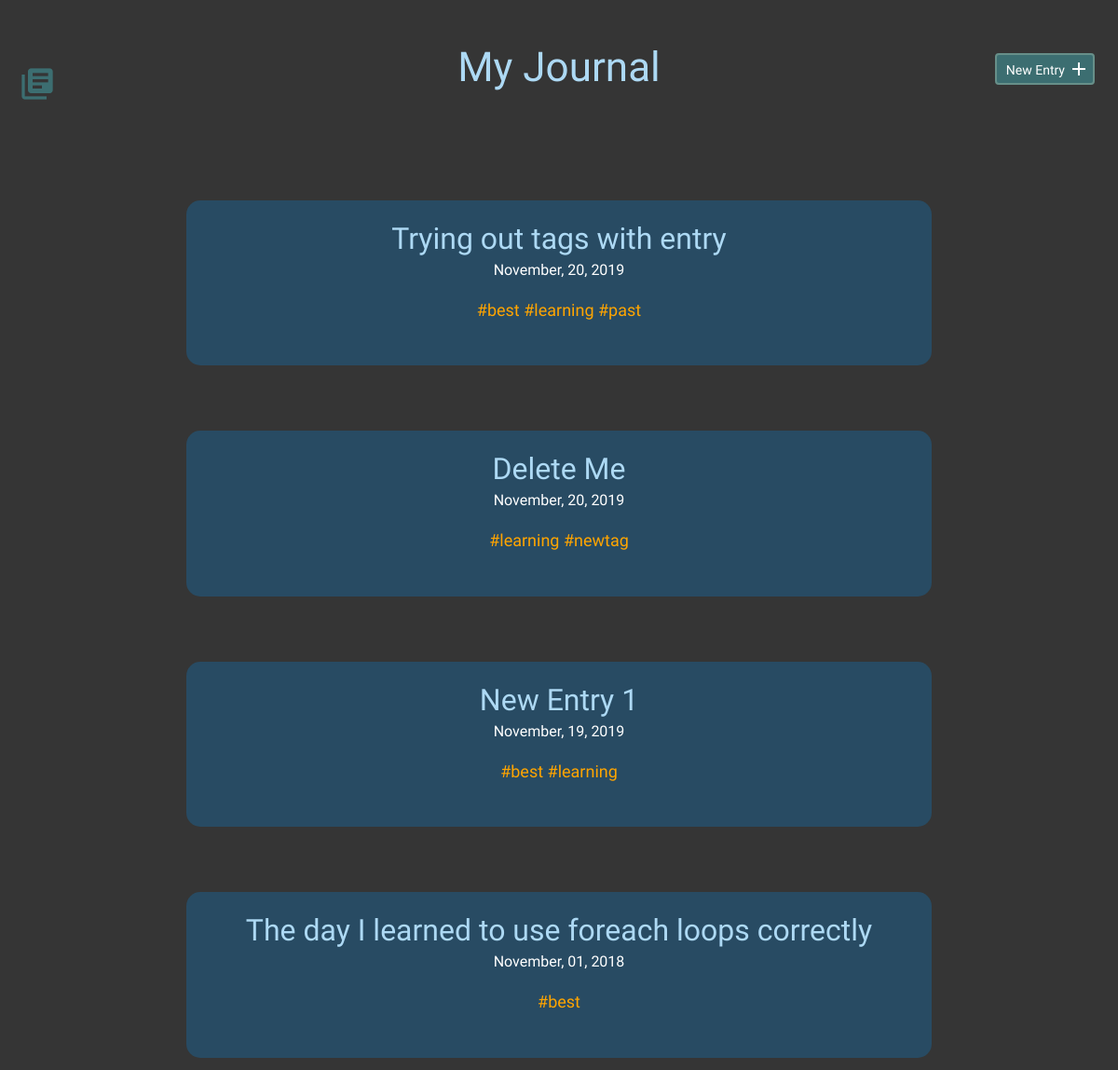
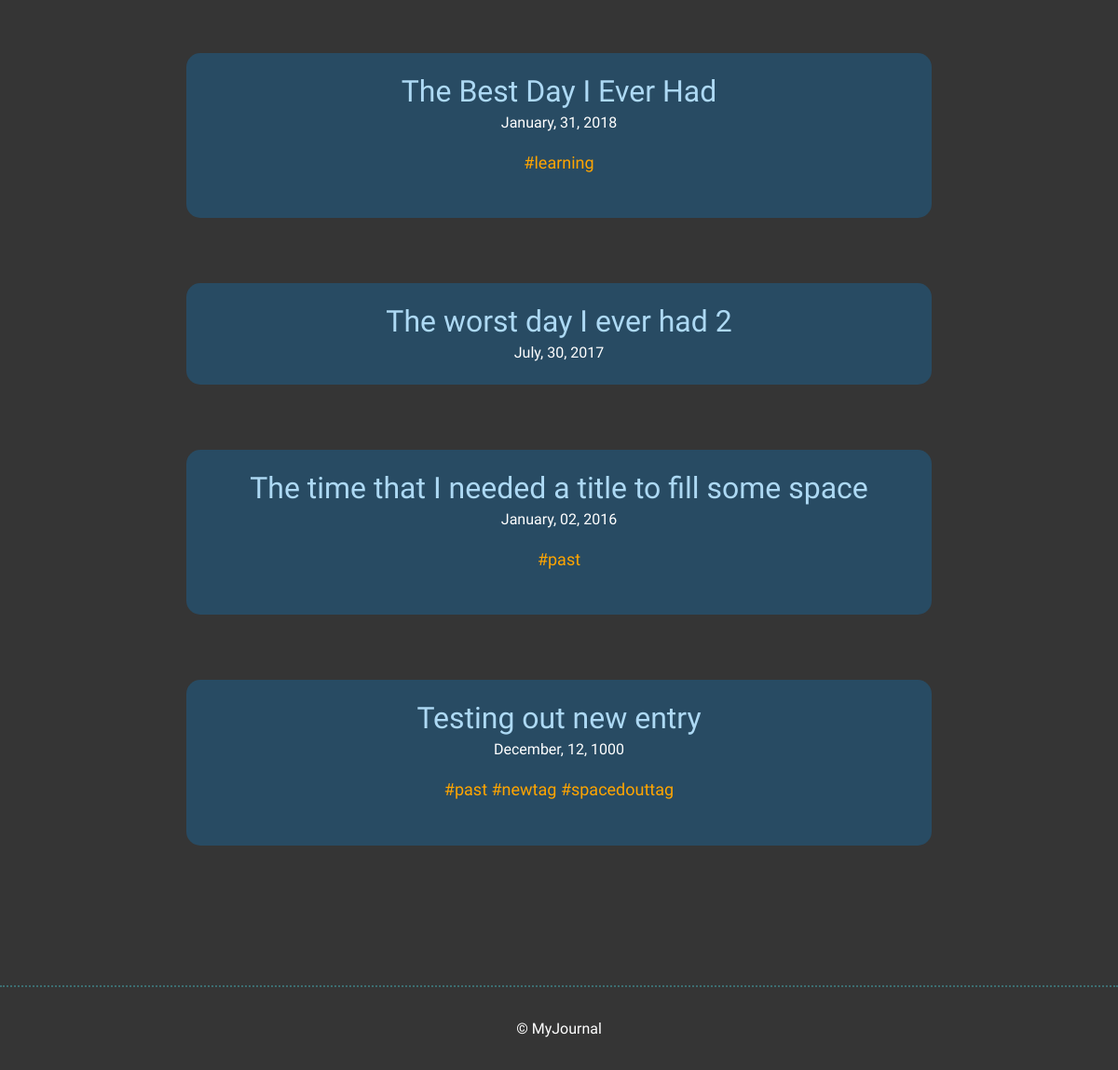
The page / on the database its author committed (2 pictures, top to bottom).
### tables this page shows
CREATE TABLE "entries" (
	`id`	INTEGER,
	`title`	TEXT,
	`date`	TEXT,
	`time_spent`	INTEGER,
	`learned`	BLOB,
	`resources`	BLOB,
	PRIMARY KEY(`id`)
);

### inc/functions.php (called while the page is built, shortened)
<?php
function get_entry(){
    include ("connection.php");
    try {
        $sql = "SELECT * FROM entries ORDER BY date DESC";
        $stmt = $db->prepare($sql);
        $stmt->execute();
        $results = $stmt->fetchAll(PDO::FETCH_ASSOC);
        return $results;
    } catch (Exception $e) {
        echo "Unable to query DB" . $e->getMessage();
        die();
    }
}
function get_tags_by_entry_id($entries_id){
    include ("connection.php");
    try {
    $sql = "SELECT tags.id, tags.tags FROM tags JOIN entry_tags ON tags.id = entry_tags.tag_id WHERE entry_tags.entry_id = :entries_id";
    $stmt = $db->prepare($sql);
    $stmt->bindParam(':entries_id',$entries_id,PDO::PARAM_INT);
    $stmt->execute();
    $results = $stmt->fetchAll(PDO::FETCH_ASSOC);
    if(!empty($results)) {
        return $results;
    } else {
        return false;
    }
} catch (Exception $e) {
    echo "Unable to query DB" . $e->getMessage();
}
}
?>

### index.php (the view, shortened to what this page needs)
<?php include ("inc/header.php"); ?>
        <section>
            <div class="container">
                <div class="entry-list">
                    <?php
                    if(isset($sortTag)){
                        $entries = sort_by_tags($sortTag);
                        foreach($entries AS $entry) {
                            echo "<article>
                            <h2><a href=\"detail.php?id=". $entry['id'] . "\">" .$entry['title']. "</a></h2>
                            <time datetime=\"" . $entry['date'] . "\">" . date('F, d, Y', strtotime($entry['date'])) . "</time>";
                            $tags = get_tags_by_entry_id($entry['entry_id']);
                            if($tags == true){
                                echo "<p>";
                                $tags = array_column($tags, "tags");
                                foreach($tags as $tag){
                                    echo "<a class='taglink' href=index.php?tag=".$tag. ">#" . $tag . "</a> ";
                                }
                                echo "</p>";
                            }
                             echo "</article>";
                        }
                    } else {
                        $entries = get_entry();
                        foreach ($entries as $entry) {
                            echo '<article>
                        <h2><a href="detail.php?id='.$entry['id'].'">'.$entry['title'].'</a></h2>
                        <time datetime="'.$entry['date'].'">'.date('F, d, Y', strtotime($entry['date'])).'</time>';
                            $tags = get_tags_by_entry_id($entry['id']);
                            if (true == $tags) {
                                echo '<p>';
                                $tags = array_column($tags, 'tags');
                                foreach ($tags as $tag) {
                                    echo "<a class='taglink' href=index.php?tag=".$tag. ">#" . $tag . "</a> ";
                                }
                                echo '</p>';
                            }
                            echo '</article>';
                        }
                    }
                    ?>
                </div>
            </div>
        </section>
<?php include ("inc/footer.php"); ?>

### css/site.css (style rules this page uses)
body { font-size: 16px; background-color: #353535; color: #FFFFFF; font-family: 'Cousine', serif; font-weight: 400; }
.container { margin: 0 auto; padding: 0 25px; }
h1, h2, h3 { margin: 0; font-weight: 400; line-height: 1em; color: #ADD9F4; }
h2 { font-size: 32px; }
h2 a { text-decoration: none; color: #ADD9F4; }
p { line-height: 1.8em; font-size: 18px; }
p a { border-bottom: 2px solid #468C98; padding: 0; color: #468C98; text-decoration: none; }
article { background-color: #284B63; padding: 25px 0; border-radius: 15px; }
.entry-list, .edit-entry, .new-entry { max-width: 800px; margin: 0 auto; padding: 70px 0 150px 0; }
.entry-list article { margin-bottom: 70px; text-align: center; }
.entry-list article:last-child { margin-bottom: 0; }
.entry-list article h2 { margin-bottom: 8px; }
.taglink:link, .taglink:visited, .taglink:hover,.taglink:active { color: orange; border-bottom: none; }

### rows shown on the page
entries: title "Trying out tags with entry", date "November, 20, 2019", tag "best", tag "learning", tag "past"
entries: title "Delete Me", date "November, 20, 2019", tag "learning", tag "newtag"
entries: title "New Entry 1", date "November, 19, 2019", tag "best", tag "learning"
entries: title "The day I learned to use foreach loops correctly", date "November, 01, 2018", tag "best"
entries: title "The Best Day I Ever Had", date "January, 31, 2018", tag "learning"
entries: title "The worst day I ever had 2", date "July, 30, 2017"
entries: title "The time that I needed a title to fill some space", date "January, 02, 2016", tag "past"
entries: title "Testing out new entry", date "December, 12, 1000", tag "past", tag "newtag", tag "spacedouttag"
